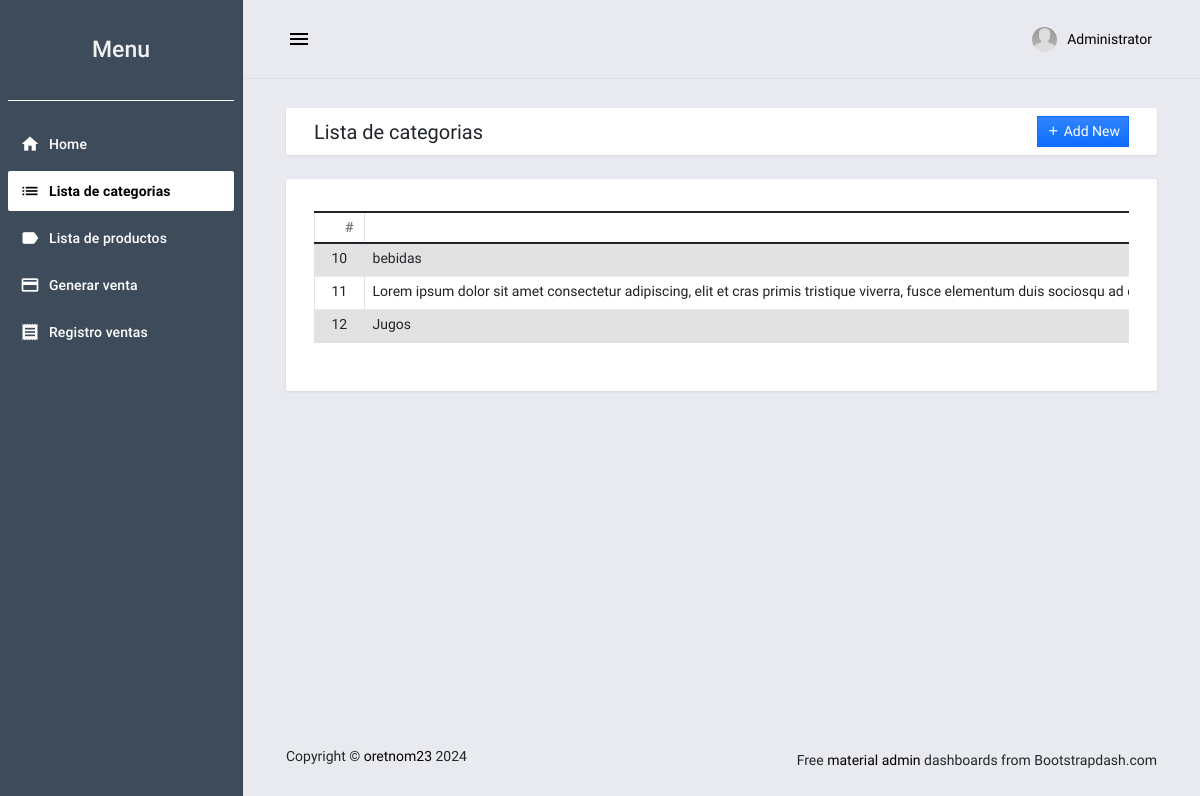
The app's page /category (signed in) with its own data.
### posApp/models.py (models this page shows, shortened)
class Category(models.Model):
    name = models.TextField()
    description = models.TextField()
    status = models.IntegerField(default=1)
    date_added = models.DateTimeField(default=timezone.now)
    date_updated = models.DateTimeField(auto_now=True)

### posApp/views.py (the view)
# urls.py: path('category', views.category, name="category-page"),
@login_required
def category(request):
    category_list = Category.objects.all()
    context = {
        'page_title':'Category List',
        'category':category_list,
    }
    return render(request, 'posApp/category.html',context)

### posApp/templates/posApp/category.html (shortened to what this page needs)
{% extends "posApp/base.html" %} {% block pageContent %}
<div class="mdc-layout-grid__cell stretch-card mdc-layout-grid__cell--span-12">
    <div class="mdc-card py-2">
        <div class="d-flex justify-content-between align-items-center">
            <h4 class="card-title mb-0"> Lista de categorias</h4>
            <div class="text-start">
                <button class="btn btn-primary bg-gradient btn-sm rounded-0" id="create_new"><i class="mdi mdi-plus"></i><span> Add New</span></button>
            </div>
        </div>
    </div>
</div>
<div class="mdc-layout-grid__cell stretch-card mdc-layout-grid__cell--span-12">
    <div class="mdc-card">
        <div class="table-responsive">
            <table class="table table-striped table-bordered">
                <colgroup>
                    <col width="5%">
                    <col width="30%">
                    <col width="30%">
                    <col width="15%">
                    <col width="20%">
                </colgroup>
                <thead>
                    <tr>
                        <th class="text-center py-1">#</th>
                        <th class="text-center py-1">Nombre de categoria</th>
                    </tr>
                </thead>
                <tbody>
                    {% for cat in category %}
                    <tr>
                        <td class="px-2 py-1 text-center">{{ cat.id }}</td>
                        <td class="px-2 py-1 text-start">{{ cat.name }}</td>
                    </tr>
                    {% endfor %}
                </tbody>
            </table>
        </div>
    </div>
</div>
{% endblock pageContent %}

### posApp/templates/posApp/base.html (shortened to what this page needs)
{% load static %}
<!DOCTYPE html>
<html lang="en">
<head>
    <link rel="stylesheet" href="{% static 'posApp/assets/bootstrap/css/bootstrap.min.css' %}">
    <link rel="stylesheet" href="{% static 'posApp/assets/material-admin/vendors/mdi/css/materialdesignicons.min.css' %}">
    <link rel="stylesheet" href="{% static 'posApp/assets/material-admin/vendors/css/vendor.bundle.base.css' %}">
    <link rel="stylesheet" href="{% static 'posApp/assets/material-admin/vendors/flag-icon-css/css/flag-icon.min.css' %}">
    <link rel="stylesheet" href="{% static 'posApp/assets/material-admin/vendors/jvectormap/jquery-jvectormap.css' %}">
    <link rel="stylesheet" href="{% static 'posApp/assets/material-admin/css/demo/style.css' %}">
    <link rel="stylesheet" href="{% static 'posApp/assets/select2/dist/css/select2.min.css' %}">
    <link rel="stylesheet" href="{% static 'posApp/assets/default/css/style.css' %}">
</head>
<body>
    <div class="body-wrapper">
        {% block navigation %} {% include "posApp/navigation.html" %} {% endblock navigation %}
        <div class="main-wrapper mdc-drawer-app-content">
            {% block TopNavigation %} {% include "posApp/TopNavigation.html" %} {% endblock TopNavigation %}
            <div class="page-wrapper mdc-toolbar-fixed-adjust">
                <main class="content-wrapper">
                    <div class="mdc-layout-grid">
                        <div class="mdc-layout-grid__inner">
                            {% block pageContent %} {% endblock pageContent %}
                        </div>
                    </div>
                </main>
                <footer>
                    <div class="mdc-layout-grid">
                        <div class="mdc-layout-grid__inner">
                            <div class="mdc-layout-grid__cell stretch-card mdc-layout-grid__cell--span-6-desktop">
                                <span class="text-center text-sm-left d-block d-sm-inline-block tx-14">Copyright © <a href="https://www.sourcecodester.com/users/tips23" target="_blank">oretnom23</a> {% now 'Y' %}</span>
                            </div>
                            <div class="mdc-layout-grid__cell stretch-card mdc-layout-grid__cell--span-6-desktop d-flex justify-content-end">
                                <span class="float-none float-sm-right d-block mt-1 mt-sm-0 text-center tx-14">Free <a href="https://www.bootstrapdash.com/material-design-dashboard/" target="_blank"> material admin </a> dashboards from Bootstrapdash.com</span>
                            </div>
                        </div>
                    </div>
                </footer>
            </div>
        </div>
    </div>
</body>
</html>

### posApp/templates/posApp/navigation.html
{% load static %}
<aside class="mdc-drawer mdc-drawer--dismissible mdc-drawer--open bg-dark bg-gradient">
    <div class="mdc-drawer__header border-bottom border-light">
        <a href="{% url 'home-page' %}" class="brand-logo">
            <h3 class="text-center text-light">Menu</h3>
        </a>
    </div>
    <div class="mdc-drawer__content">
        <div class="mdc-list-group">
            <nav class="mdc-list mdc-drawer-menu">
                <div class="mdc-list-item mdc-drawer-item">
                    <a class="mdc-drawer-link" href="{% url 'home-page' %}">
                        <i class="material-icons mdc-list-item__start-detail mdc-drawer-item-icon" aria-hidden="true">home</i> Home
                    </a>
                </div>
                <div class="mdc-list-item mdc-drawer-item">
                    <a class="mdc-drawer-link" href="{% url 'category-page' %}">
                        <i class="material-icons mdc-list-item__start-detail mdc-drawer-item-icon" aria-hidden="true">list</i> Lista de categorias
                    </a>
                </div>
                <div class="mdc-list-item mdc-drawer-item">
                    <a class="mdc-drawer-link" href="{% url 'product-page' %}">
                        <i class="material-icons mdc-list-item__start-detail mdc-drawer-item-icon" aria-hidden="true">label</i>Lista de productos
                    </a>
                </div>
                <div class="mdc-list-item mdc-drawer-item">
                    <a class="mdc-drawer-link" href="{% url 'pos-page' %}">
                        <i class="material-icons mdc-list-item__start-detail mdc-drawer-item-icon" aria-hidden="true">payment</i> Generar venta
                    </a>
                </div>
                <div class="mdc-list-item mdc-drawer-item">
                    <a class="mdc-drawer-link" href="{% url 'sales-page' %}">
                        <i class="material-icons mdc-list-item__start-detail mdc-drawer-item-icon" aria-hidden="true">receipt</i> Registro ventas
                    </a>
                </div>
            </nav>
        </div>
    </div>
</aside>

### posApp/templates/posApp/topNavigation.html (shortened to what this page needs)
{% load static %}
<header class="mdc-top-app-bar border-bottom shadow">
    <div class="mdc-top-app-bar__row">
        <div class="mdc-top-app-bar__section mdc-top-app-bar__section--align-start">
            <button class="material-icons mdc-top-app-bar__navigation-icon mdc-icon-button sidebar-toggler">menu</button>
        </div>
        <div class="mdc-top-app-bar__section mdc-top-app-bar__section--align-end mdc-top-app-bar__section-right">
            <div class="menu-button-container menu-profile d-none d-md-block">
                <button class="mdc-button mdc-menu-button">
                    <span class="d-flex align-items-center">
                    <span class="figure">
                        <img src="{% static 'posApp/assets/material-admin/images/faces/ava.jpg' %}" alt="user" class="user">
                    </span>
                    <span class="user-name">{{ user.first_name }}</span>
                    </span>
                </button>
            </div>
        </div>
    </div>
</header>

### static/posAPP/assets/default/css/style.css (style rules this page uses)
html, body { height: 100%; width: 100%; }
.body-wrapper .main-wrapper .page-wrapper .content-wrapper { min-height: calc(100vh - 84px - 62px) !important; }
.mdc-drawer { background: unset; }
.mdc-drawer__header, .mdc-drawer__content { margin: .5em !important; }
.mdc-list-item.mdc-drawer-item { margin-left: 0 !important; margin-right: 0 !important; }

### records on screen
Category: id "10", name "bebidas"
Category: id "11", name "Lorem ipsum dolor sit amet consectetur adipiscing, elit et cras primis tristique viverra, fusce elementum duis sociosqu ad…"
Category: id "12", name "Jugos"

### other values on screen
{{ user.first_name }} "Administrator"
